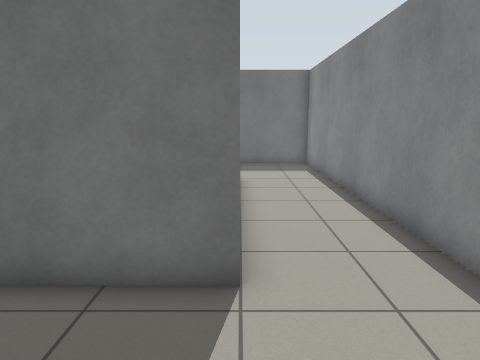
[1] (above)

14 first-person views from a walk through a robot-simulator world made for Gazebo. The camera is 1.2 m above the floor, tilts 10° down and sees 70° across. The floor is counted in squares, 0.5 m on a side. Each view is taken from the middle of a square. On the plan, view 1 faces up. The plan holds only what a view shows up to about 19 squares ahead; the rest is blank.

[2]
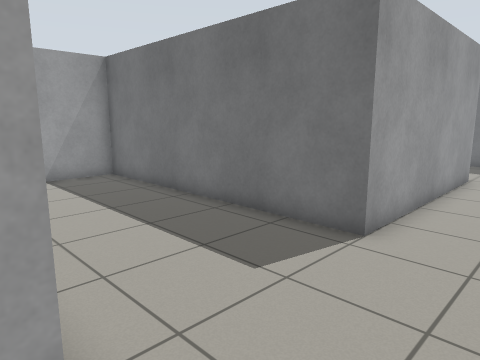

[3]
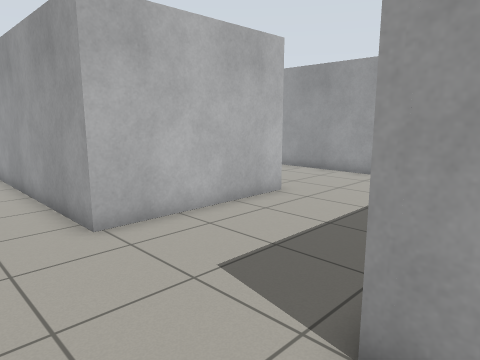

[4]
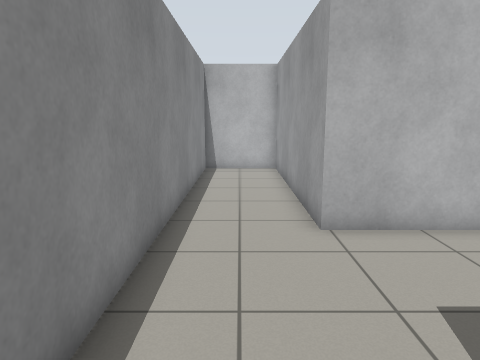

[5]
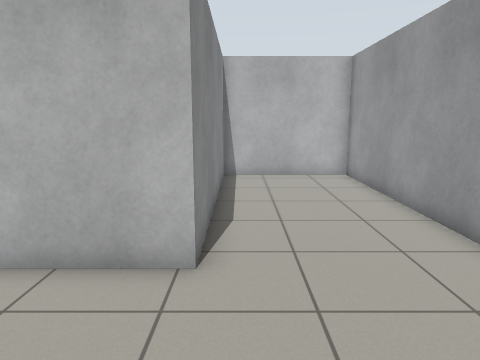

[6]
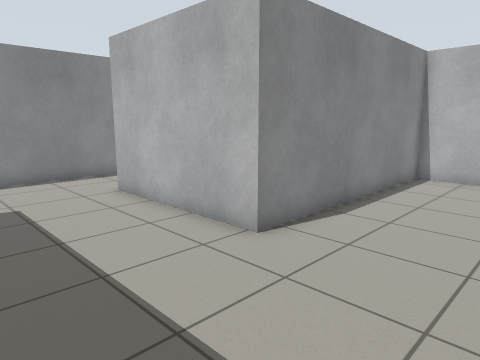

[7]
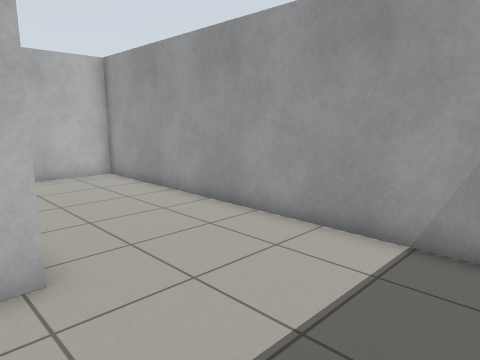

[8]
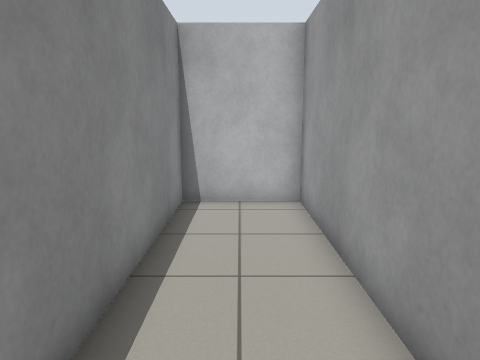

[9]
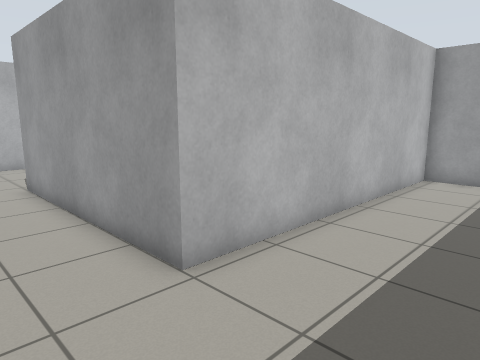

[10]
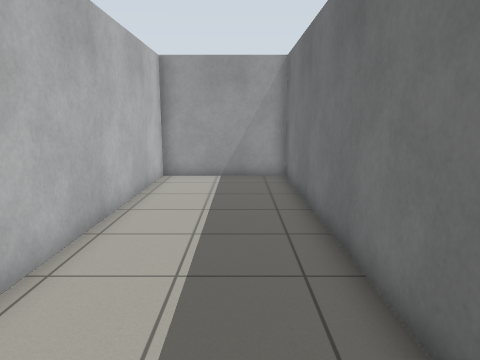

[11]
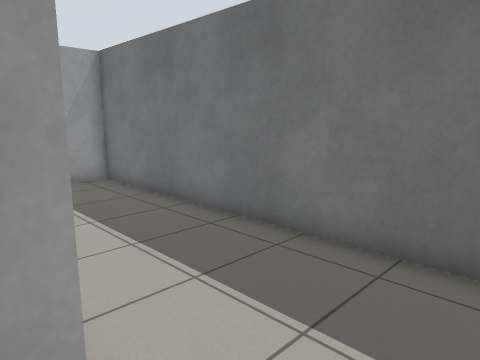

[12]
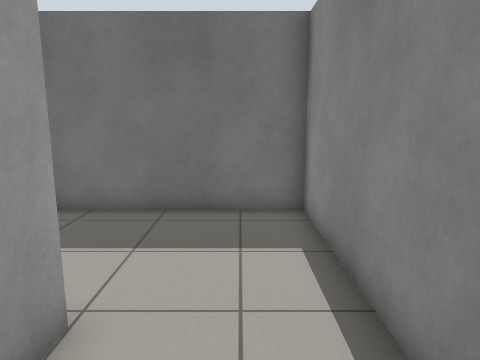

[13]
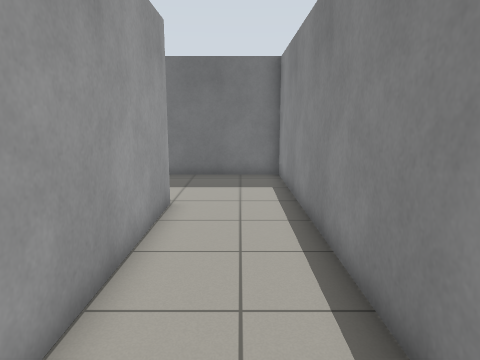

[14]
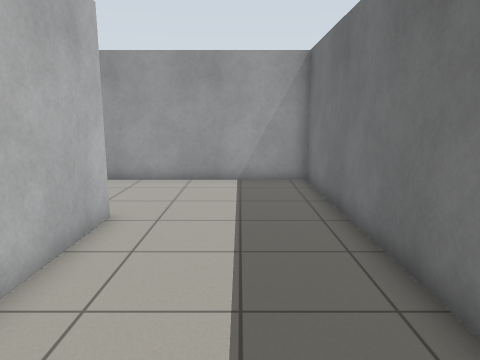

### Floor plan
Points are (right, up) in squares from view 1. A wall is a line through its corners. A room is listed if a view was taken in it or the views show most of it. See-through windows are left out.
Room 1 (views 1, 2, 3, 4, 5, 6, 7, 8, 11, 12, 13, 14)
walls: (0, 13.7) (0, 4.7) (-11.7, 4.7) (-11.7, -10.9) (-6.3, -10.9) (-6.3, -1.2) (0.2, -1.2) (0.2, -10.9) (3.7, -10.9) (3.7, 13.5)
ways out: opening at (2, 14) to room 2
Room 2 (views 9, 10)
walls: (3.7, 13.5) (3.7, 19) (-11.7, 19) (-11.7, 13.7) (0, 13.7)
ways out: opening at (2, 14) to room 1

Positions as (right, up) in squares from view 1, and headings:
1: (0, 0), facing up
2: (3, -2), facing up-left
3: (3, 6), facing down-left
4: (2, 6), facing down
5: (-7, 4), facing down
6: (-11, 4), facing down-right
7: (-5, 4), facing down-left
8: (2, -1), facing down
9: (3, 18), facing down-left
10: (3, 17), facing left
11: (2, 13), facing up-left
12: (2, 10), facing up
13: (2, 4), facing up
14: (2, 2), facing left
